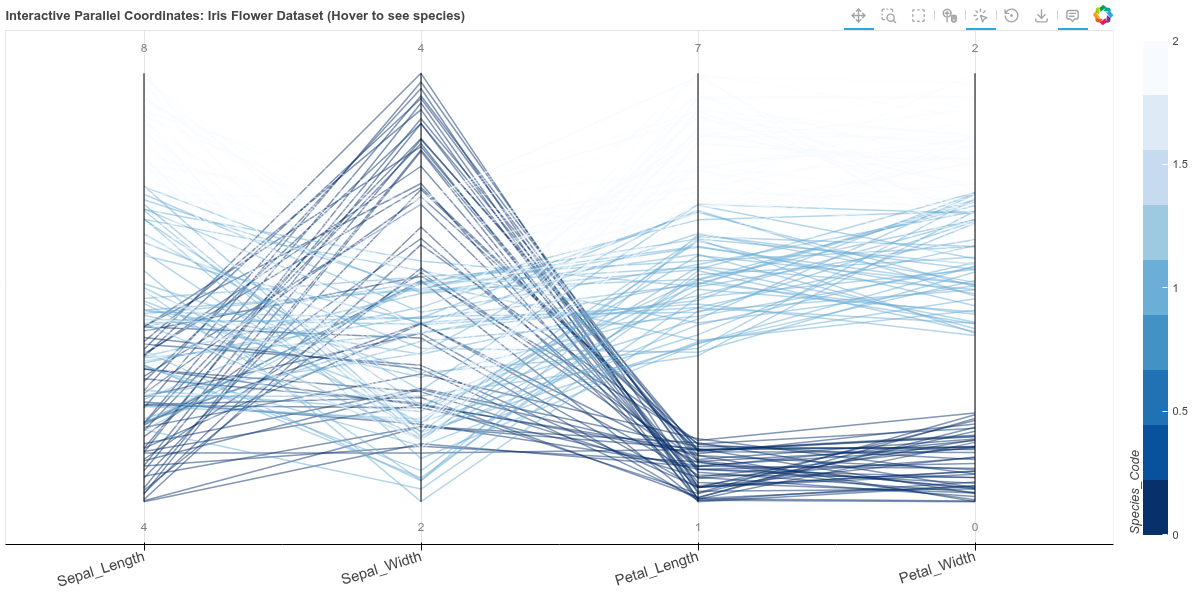

This figure's Python source:
from bokeh_rocks import create_parallel_coordinates, show, save_plot, Blues9
import pandas as pd
import numpy as np

# Generate iris-like dataset
iris_species = ['Setosa', 'Versicolor', 'Virginica']
iris_data = []

for species_idx, species in enumerate(iris_species):
    for _ in range(50):
        # Different characteristics for each species
        if species == 'Setosa':
            sepal_length = np.random.uniform(4.3, 5.8)
            sepal_width = np.random.uniform(2.3, 4.4)
            petal_length = np.random.uniform(1.0, 1.9)
            petal_width = np.random.uniform(0.1, 0.6)
        elif species == 'Versicolor':
            sepal_length = np.random.uniform(4.9, 7.0)
            sepal_width = np.random.uniform(2.0, 3.4)
            petal_length = np.random.uniform(3.0, 5.1)
            petal_width = np.random.uniform(1.0, 1.8)
        else:  # Virginica
            sepal_length = np.random.uniform(4.9, 7.9)
            sepal_width = np.random.uniform(2.2, 3.8)
            petal_length = np.random.uniform(4.5, 6.9)
            petal_width = np.random.uniform(1.4, 2.5)
        
        iris_data.append({
            'Sepal_Length': sepal_length,
            'Sepal_Width': sepal_width,
            'Petal_Length': petal_length,
            'Petal_Width': petal_width,
            'Species_Code': species_idx,
            'Species': species
        })

iris_df = pd.DataFrame(iris_data)

plot2 = create_parallel_coordinates(
    data=iris_df,
    dimensions=['Sepal_Length', 'Sepal_Width', 'Petal_Length', 'Petal_Width'],
    color_by='Species_Code',
    title='Interactive Parallel Coordinates: Iris Flower Dataset (Hover to see species)',
    line_alpha=0.5,
    line_width=1.5,
    palette=Blues9,
    output_path='example2_iris.html'
)

show(plot2)

save_plot(plot2, "output/parallel_02")
